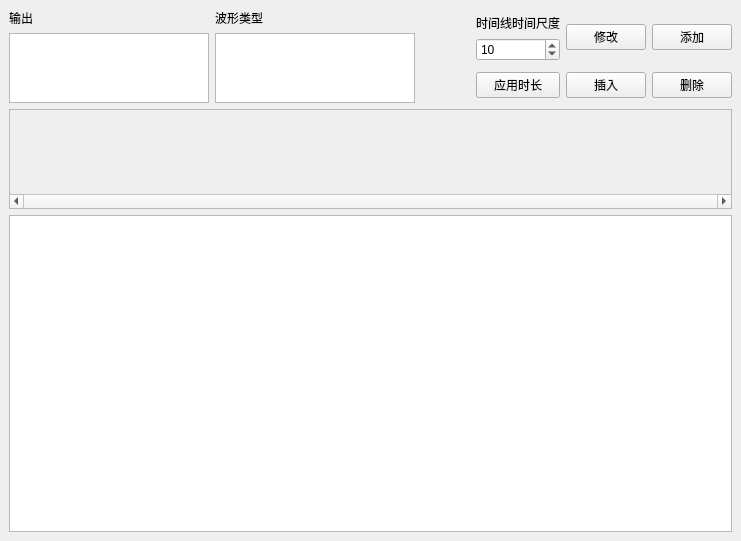
<?xml version="1.0" encoding="UTF-8"?>
<ui version="4.0">
 <class>MainWindow</class>
 <widget class="QMainWindow" name="MainWindow">
  <property name="enabled">
   <bool>true</bool>
  </property>
  <property name="geometry">
   <rect>
    <x>0</x>
    <y>0</y>
    <width>741</width>
    <height>541</height>
   </rect>
  </property>
  <property name="sizePolicy">
   <sizepolicy hsizetype="Preferred" vsizetype="Fixed">
    <horstretch>0</horstretch>
    <verstretch>0</verstretch>
   </sizepolicy>
  </property>
  <property name="windowTitle">
   <string>MainWindow</string>
  </property>
  <widget class="QWidget" name="centralwidget">
   <layout class="QVBoxLayout" name="verticalLayout_4" stretch="1,9">
    <item>
     <layout class="QHBoxLayout" name="SelectorLayout">
      <item>
       <layout class="QVBoxLayout" name="outputLayout">
        <item>
         <widget class="QLabel" name="outputLabel">
          <property name="text">
           <string>输出</string>
          </property>
         </widget>
        </item>
        <item>
         <widget class="QListWidget" name="OutputDeviceList">
          <property name="sizePolicy">
           <sizepolicy hsizetype="Maximum" vsizetype="Maximum">
            <horstretch>0</horstretch>
            <verstretch>0</verstretch>
           </sizepolicy>
          </property>
          <property name="maximumSize">
           <size>
            <width>200</width>
            <height>80</height>
           </size>
          </property>
         </widget>
        </item>
       </layout>
      </item>
      <item>
       <layout class="QVBoxLayout" name="waveTypeLayout">
        <item>
         <widget class="QLabel" name="waveTypeLabel">
          <property name="text">
           <string>波形类型</string>
          </property>
         </widget>
        </item>
        <item>
         <widget class="QListWidget" name="WaveTypeList">
          <property name="enabled">
           <bool>true</bool>
          </property>
          <property name="sizePolicy">
           <sizepolicy hsizetype="Maximum" vsizetype="Maximum">
            <horstretch>0</horstretch>
            <verstretch>0</verstretch>
           </sizepolicy>
          </property>
          <property name="maximumSize">
           <size>
            <width>200</width>
            <height>80</height>
           </size>
          </property>
         </widget>
        </item>
       </layout>
      </item>
      <item>
       <spacer name="horizontalSpacer">
        <property name="orientation">
         <enum>Qt::Horizontal</enum>
        </property>
        <property name="sizeHint" stdset="0">
         <size>
          <width>40</width>
          <height>20</height>
         </size>
        </property>
       </spacer>
      </item>
      <item>
       <layout class="QGridLayout" name="operationBtnLaypout">
        <item row="0" column="1">
         <widget class="QPushButton" name="ModifyOperationBtn">
          <property name="enabled">
           <bool>true</bool>
          </property>
          <property name="text">
           <string>修改</string>
          </property>
         </widget>
        </item>
        <item row="1" column="1">
         <widget class="QPushButton" name="InsertOperationBtn">
          <property name="enabled">
           <bool>true</bool>
          </property>
          <property name="text">
           <string>插入</string>
          </property>
         </widget>
        </item>
        <item row="1" column="2">
         <widget class="QPushButton" name="DeleteOperationBtn">
          <property name="text">
           <string>删除</string>
          </property>
         </widget>
        </item>
        <item row="0" column="2">
         <widget class="QPushButton" name="AddOperationBtn">
          <property name="text">
           <string>添加</string>
          </property>
         </widget>
        </item>
        <item row="1" column="0">
         <widget class="QPushButton" name="ApplyTimescaleBtn">
          <property name="text">
           <string>应用时长</string>
          </property>
         </widget>
        </item>
        <item row="0" column="0">
         <layout class="QVBoxLayout" name="verticalLayout_2">
          <item>
           <widget class="QLabel" name="TimescaleLabel">
            <property name="text">
             <string>时间线时间尺度</string>
            </property>
           </widget>
          </item>
          <item>
           <widget class="QSpinBox" name="TimescaleSetting">
            <property name="maximum">
             <number>100000</number>
            </property>
            <property name="value">
             <number>10</number>
            </property>
           </widget>
          </item>
         </layout>
        </item>
       </layout>
      </item>
     </layout>
    </item>
    <item>
     <layout class="QVBoxLayout" name="TimelineDisplayLayout" stretch="2,10">
      <item>
       <widget class="QScrollArea" name="TimeLine">
        <property name="enabled">
         <bool>true</bool>
        </property>
        <property name="sizePolicy">
         <sizepolicy hsizetype="Expanding" vsizetype="Minimum">
          <horstretch>0</horstretch>
          <verstretch>0</verstretch>
         </sizepolicy>
        </property>
        <property name="minimumSize">
         <size>
          <width>0</width>
          <height>100</height>
         </size>
        </property>
        <property name="verticalScrollBarPolicy">
         <enum>Qt::ScrollBarAlwaysOff</enum>
        </property>
        <property name="horizontalScrollBarPolicy">
         <enum>Qt::ScrollBarAlwaysOn</enum>
        </property>
        <property name="widgetResizable">
         <bool>true</bool>
        </property>
        <widget class="QWidget" name="TimelineContents">
         <property name="geometry">
          <rect>
           <x>0</x>
           <y>0</y>
           <width>719</width>
           <height>81</height>
          </rect>
         </property>
        </widget>
       </widget>
      </item>
      <item>
       <widget class="QGraphicsView" name="waveView"/>
      </item>
     </layout>
    </item>
   </layout>
  </widget>
 </widget>
 <resources/>
 <connections/>
</ui>
